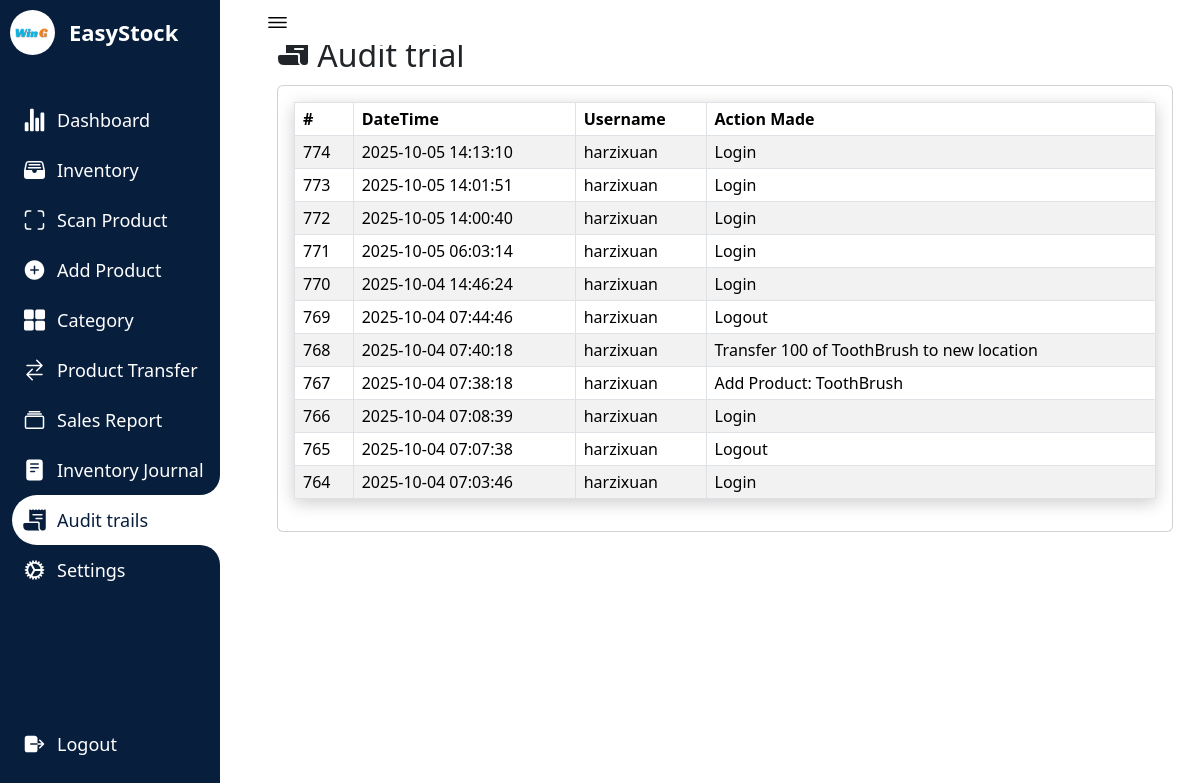
The app's page /audittrails.php (signed in) with its own data.
### tables this page shows
CREATE TABLE `companyprofile` (
  `id` int(11) NOT NULL,
  `name` varchar(250) NOT NULL,
  `profilepicture` varchar(1000) DEFAULT NULL
);

CREATE TABLE `audittrails` (
  `id` int(200) NOT NULL,
  `datetime` timestamp NOT NULL DEFAULT current_timestamp(),
  `username` varchar(250) NOT NULL,
  `action` varchar(250) NOT NULL
);

### audittrails.php (the view, shortened to what this page needs)
<?php
require_once "config.php";
$companyId = 1;
$query = "SELECT * FROM companyprofile WHERE id = ?";
$stmt = mysqli_prepare($conn, $query);
mysqli_stmt_bind_param($stmt, "i", $companyId);
mysqli_stmt_execute($stmt);
$result = mysqli_stmt_get_result($stmt);
$companyProfile = mysqli_fetch_assoc($result);
$companyProfileImagePath = $companyProfile['profilepicture'];
$companyName = $companyProfile['name'];
?>
<!DOCTYPE html>
<html lang="en">
<head>
    <link rel="stylesheet" href="testin3.css">
    <link href="https://cdn.jsdelivr.net/npm/bootstrap@5.3.1/dist/css/bootstrap.min.css" rel="stylesheet">
</head>
<body>
<nav>
<div class="logo">
<div class="logo-image">
    <?php
    if (!empty($companyProfileImagePath)) {
        echo '<img src="' . $companyProfileImagePath . '" alt="Company Logo" class="logoimage">';
    } else {
        echo '<img src="path/to/placeholder/image.jpg" alt="No Image" style="">';
    }
    ?>
</div>
    <div class="logo-name">
    <?php echo $companyName; ?>
    </div>
</div>
        <div class="menu-items">
            <ul class="navLinks">
            <li class="navList">
    <a href="Dashboard.php">
    <ion-icon name="stats-chart"></ion-icon>
        <span class="links">Dashboard</span>
    </a>
</li>
<li class="navList">
    <a href="Inventory.php">
        <ion-icon name="file-tray-full"></ion-icon>
        <span class="links">Inventory</span>
    </a>
</li>
<li class="navList">
    <a href="pro1.php">
        <ion-icon name="scan-outline"></ion-icon>
        <span class="links">Scan Product</span>
    </a>
</li>
<li class="navList">
    <a href="Product.php">
        <ion-icon name="add-circle"></ion-icon>
        <span class="links">Add Product</span>
    </a>
</li>
    <li class="navList">
        <a href="Category.php">
            <ion-icon name="grid"></ion-icon>
            <span class="links">Category</span>
        </a>
    </li>
    <li class="navList">
        <a href="Order.php">
        <ion-icon name="swap-horizontal"></ion-icon>
            <span class="links">Product Transfer</span>
        </a>
    </li>
  <li class="navList">
        <a href="sales_report.php">
        <ion-icon name="albums-outline"></ion-icon>
            <span class="links">Sales Report</span>
        </a>
    </li>
    <li class="navList">
        <a href="Reports.php">
            <ion-icon name="reader"></ion-icon>
            <span class="links">Inventory Journal</span>
        </a>
    </li>
    <li class="navList active">
        <a href="audittrails.php">
        <ion-icon name="receipt"></ion-icon>
            <span class="links">Audit trails</span>
        </a>
    </li>
    <li class="navList">
        <a href="Settings.php">
            <ion-icon name="cog"></ion-icon>
            <span class="links">Settings</span>
        </a>
    </li>
            </ul>
            <ul class="bottom-link">
                <li>
                <a href="logout.php">
                    <ion-icon name="log-out"></ion-icon>
                    <span class="links">Logout</span>
                </a>
                </li>
        </div>
    </nav>
    <section class="dashboard">
        <div class="top">
            <ion-icon class="navToggle" name="menu-outline"></ion-icon>
        </div>
        <div class="content-wrapper">
        <div class="container">
            <div class="row">
            <div class="col-md-12 col-offset-2">
<h2><ion-icon name="receipt"></ion-icon>     Audit trial</h2>
        <div class="card" style="margin-top:10px;">
            <div class="card-body">
                <table class="table table-bordered table-striped table-hover">
                    <thead>
                        <tr>
                            <th class="py-1 px-2">#</th>
                            <th class="py-1 px-2">DateTime</th>
                            <th class="py-1 px-2">Username</th>
                            <th class="py-1 px-2">Action Made</th>
                        </tr>
                    </thead>
                    <tbody>
                    <?php
include "config.php";
$auditTrailQuery = "SELECT * FROM audittrails ORDER BY datetime DESC";
$result = mysqli_query($conn, $auditTrailQuery);
while ($row = mysqli_fetch_assoc($result)) {
    echo "<tr>";
    echo "<td class='py-1 px-2'>". $row['id'] ."</td>";
    echo "<td class='py-1 px-2'>" . $row['datetime'] . "</td>";
    echo "<td class='py-1 px-2'>" . $row['username'] . "</td>";
    echo "<td class='py-1 px-2'>" . $row['action'] . "</td>";
    echo "</tr>";
}
?>
                    </tbody>
                </table>
            </div>
        </div>
        </div>
        </div>
        </div>
        </div>
    </section>
</body>
</html>

### testin3.css (style rules this page uses)
* { margin: 0; padding: 0; box-sizing: border-box; }
:root { --primary-color:#071e3d; --nav-color: #071e3d; --dash-color: #fff; --logo-color: #fff; --text-color: #000; --text-color-light: #333; --white: #fff; --border-color: #ccc; --toggle-color: #fff; --title-icon-color: #fff; --time-03: all 0.3s linear; --time-02: all 0.2s linear; }
body { width: 100%; min-height: 100vh; background-color: var(--dash-color); font-family: 'Poppins', sans-serif; }
nav { position: fixed; top: 0; left: 0; height: 100%; width: 220px; background-color: var(--nav-color); padding: 10px 0 10px 10px; transition: var(--time-03); }
nav .logo { display: flex; align-items: center; }
.logoimage { border-radius:50%; }
nav .logo-image { width: 45px; height: 45px; border-radius: 50%; }
nav .logo-image img { width: 45px; height: 45px; object-fit: cover; }
nav .logo .logo-name { font-size: 22px; font-weight: 600; color: var(--logo-color); margin-left: 14px; white-space: nowrap; transition: var(--time-02); }
nav .menu-items { margin-top: 40px; display: flex; flex-direction: column; height: calc(100% - 90px); justify-content: space-between; }
nav .menu-items li { list-style: none; }
nav .menu-items li a { display: flex; align-items: center; margin-left:-30px; height: 50px; text-decoration: none; }
nav .menu-items li.active a { border-top-left-radius: 25px; border-bottom-left-radius: 25px; position: relative; }
nav .menu-items li a ion-icon { color: var(--white); font-size: 24px; min-width: 45px; }
nav .menu-items li a .links { font-size: 18px; color: var(--white); transition: var(--time-02); }
nav .menu-items li.active a { background-color: var(--dash-color); }
nav .menu-items li.active a:before { content: ''; position: absolute; width: 40px; height: 40px; right: 0; top: -40px; border-radius: 50%; box-shadow: 20px 20px var(--dash-color); pointer-events: none; }
nav .menu-items li.active a:after { content: ''; position: absolute; width: 40px; height: 40px; right: 0; bottom: -40px; border-radius: 50%; box-shadow: 20px -20px var(--dash-color); pointer-events: none; }
nav .menu-items li.active a .links { color: var(--primary-color); }
nav .menu-items li.active a ion-icon { color: var(--primary-color); }
.dashboard { position: relative; left: 250px; width: calc(100% - 250px); min-height: 100vh; background-color: var(--dash-color); padding: 10px 15px; transition: var(--time-03); }
.dashboard .top { position: fixed; background-color: var(--dash-color); display: flex; justify-content: space-between; align-items: center; left: 250px; top: 0; padding: 10px 15px; width: calc(100% - 250px); transition: var(--time-03); z-index: 100; }
.dashboard .top .navToggle { font-size: 25px; color: var(--text-color); cursor: pointer; }
.container { padding:1%; background-color: white; margin-top:5%; transition: border-radius 0.5s cubic-bezier(0.175, 0.885, 0.32, 1.275); }
.content-wrapper { margin-top:-30px; }
.dashboard .content-wrapper { top: 0; transition: var(--time-03); }
table { box-shadow: 0 4px 16px rgba(0, 0, 0, 0.2); }

### records on screen
companyprofile: profilepicture (picture), name "EasyStock"
audittrails: id "774", datetime "2025-10-05 14:13:10", username "harzixuan", action "Login"
audittrails: id "773", datetime "2025-10-05 14:01:51", username "harzixuan", action "Login"
audittrails: id "772", datetime "2025-10-05 14:00:40", username "harzixuan", action "Login"
audittrails: id "771", datetime "2025-10-05 06:03:14", username "harzixuan", action "Login"
audittrails: id "770", datetime "2025-10-04 14:46:24", username "harzixuan", action "Login"
audittrails: id "769", datetime "2025-10-04 07:44:46", username "harzixuan", action "Logout"
audittrails: id "768", datetime "2025-10-04 07:40:18", username "harzixuan", action "Transfer 100 of ToothBrush to new location"
audittrails: id "767", datetime "2025-10-04 07:38:18", username "harzixuan", action "Add Product: ToothBrush"
audittrails: id "766", datetime "2025-10-04 07:08:39", username "harzixuan", action "Login"
audittrails: id "765", datetime "2025-10-04 07:07:38", username "harzixuan", action "Logout"
audittrails: id "764", datetime "2025-10-04 07:03:46", username "harzixuan", action "Login"
